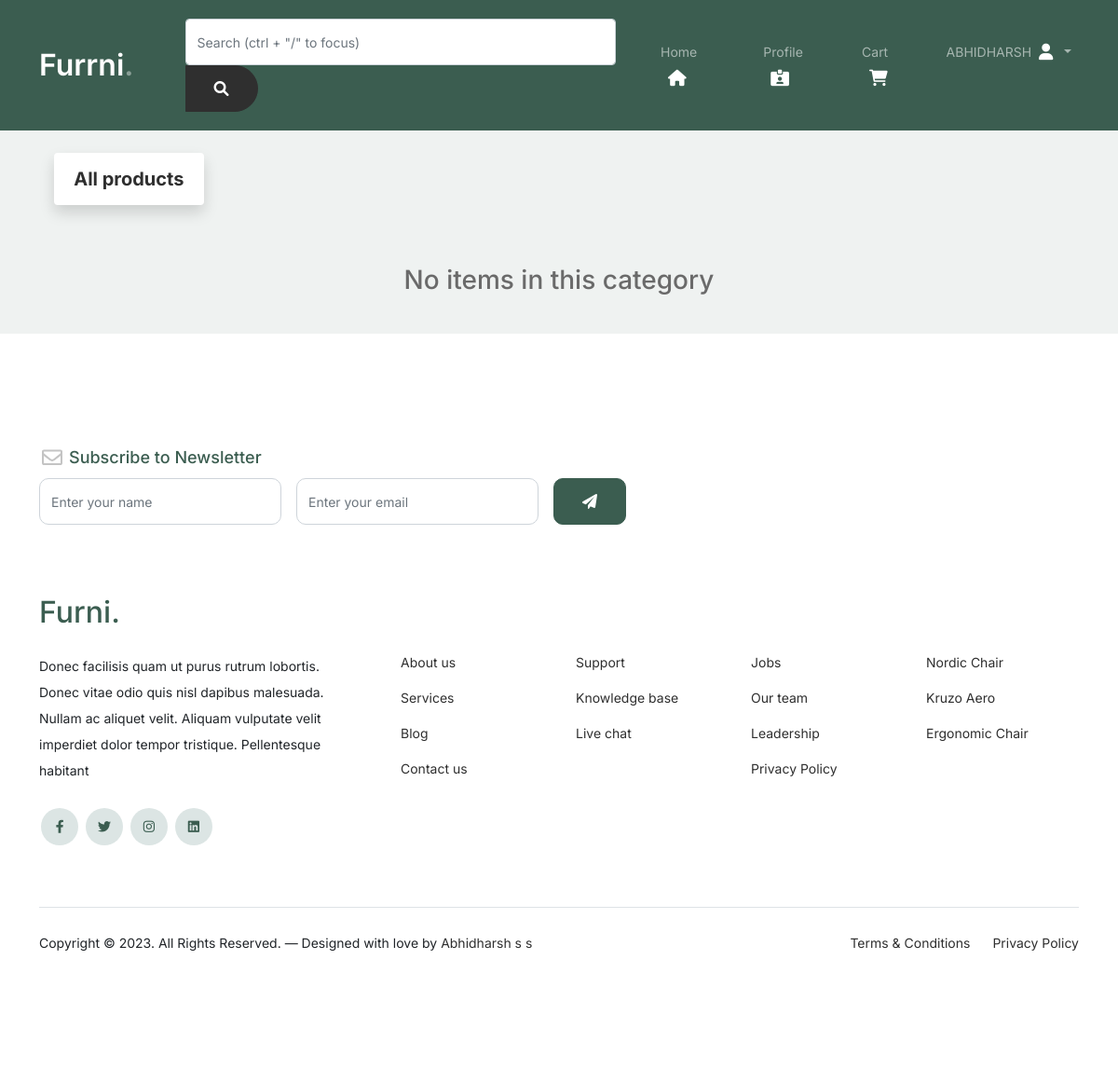
The app's page /categorywise?datac=1 (signed in), older data.
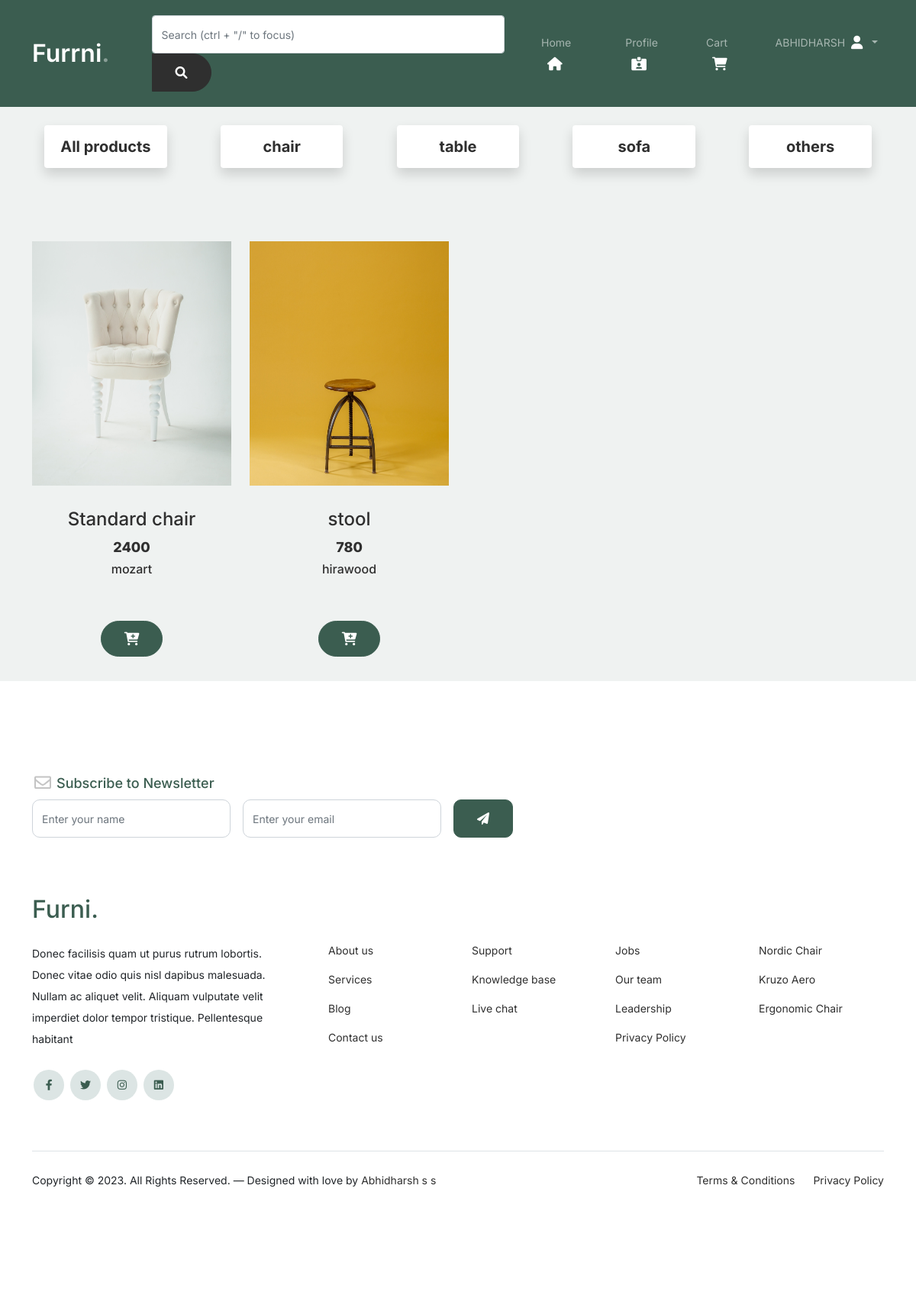
The same page, newer data.
### project/models.py (models this page shows, shortened)
class category(models.Model):
    categoryid = models.AutoField(primary_key=True)
    categoryname = models.CharField('categoryname',max_length=20)
    offerpercentage = models.IntegerField('offerpercentage',null=True,default=0)

class product(models.Model):
    productid = models.AutoField(primary_key=True)
    productname = models.CharField('productname',max_length=30)
    quantity = models.CharField('quantity',max_length=20)
    price = models.CharField('price',max_length=10)
    discountprice =models.IntegerField('discountprice',)
    offerpercentage = models.IntegerField('offerpercentage',null=True,default=0)
    category = models.ForeignKey(category,on_delete=models.CASCADE,null=False)
    provider = models.CharField('provider',max_length=20)
    image = models.ImageField('image',upload_to="products/")
    description = models.TextField('description')

### project/views.py (the view)
# urls.py: path('categorywise',views.categorywise,name='categorywise'),
def categorywise(request):
    if 'username' in request.session:
        data = cat.objects.all()
        datac = request.GET['datac']
        datap = pro.objects.filter(category=datac).all()
        return render(request, 'categorywise.html', {'data': data, 'datap': datap})
    else:
        return redirect('userlogin')

### project/templates/categorywise.html (shortened to what this page needs)
{% extends 'user.html' %}
{% load static %}
{% block input %}
<form class="d-none d-md-flex input-group w-auto my-auto" style="margin-left: 5vh;" method="post"
    action="{% url 'userhome' %}">
    <input autocomplete="off" type="search" class="form-control rounded" name="search" value="{{s}}"
        placeholder='Search (ctrl + "/" to focus)' style="width:50vh;" />
    <button class="btn" type="submit" title="Search"><i class="fa-solid fa-magnifying-glass"></i></button>
</form>
{% endblock %}
{% block content %}
<div class="container mt-4">
    <div class="row mx-1" style="display: flex; justify-content: space-between;">
        <div class="col-md-2">
            <a href="{% url 'userhome' %}" style="text-decoration: none;">
                <div class="card border-0 shadow mb-3">
                    <div class="card-body text-center">
                        <p class="card-title mb-0 h5"><b>All products</b></p>
                    </div>
                </div>
            </a>
        </div>
        {% for d in data %}
        <div class="col-md-2">
            <a href="{% url 'categorywise' %}?datac={{d.categoryid}}" style="text-decoration: none;">
                <div class="card border-0 shadow mb-3">
                    <div class="card-body text-center">
                        <p class="card-title mb-0 h5"><b>{{d.categoryname}}</b></p>
                    </div>
                </div>
            </a>
        </div>
        {% endfor %}
    </div>
</div>
<div class="product-section" style="padding:2rem 0;">
    <div class="container">
        <div class="row">
            {% if not datap %}
            <div class="mt-3 text-center">
                <p class="h3">No items in this category</p>
            </div>
            {% else %}
            {% for i in datap %}
            <div class="col-12 col-md-4 col-lg-3 mb-5 mb-md-0 mt-5">
                <form method="post" action="">
                    <a class="product-item" href="{% url 'productdetail' %}?id={{i.productid}}">
                        <img src="../media/{{i.image}}" style="width: 40vh;height: 40vh;"
                            class="img-fluid product-thumbnail zoom">
                        <p class="product-title h4">{{i.productname}}</p>
                        <strong class="product-price">{{i.price}}</strong><br>
                        <p class="mx-2 h6 mt-1">{{i.provider}}</p>
                    </a>
                </form>
                <div class="mx-5">
                    <div>
                        <form method="post" enctype="multipart/form-data" action="{% url 'addtocart' %}">
                            <div class="text-center">
                                <button type="submit" class="btn btn-sm btn-primary">
                                </button>
                            </div>
                        </form>
                    </div>
                </div>
            </div>
            {% endfor %}
            {% endif %}
        </div>
    </div>
</div>
{% endblock %}

Row changes from the older to the newer data that the page shows:
added category: categoryname "chair"
added category: categoryname "table"
added category: categoryname "sofa"
added category: categoryname "others"
added product: image (picture), productname "Standard chair", price "2400", provider "mozart"
added product: image (picture), productname "stool", price "780", provider "hirawood"
Text that changed along with them:
text no longer shown: "No items in this category"
